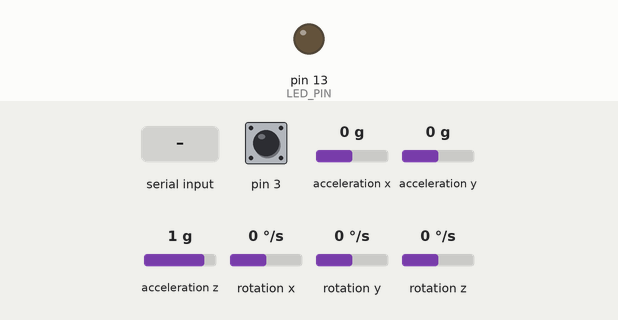
Recording of a sketch running on a simulated Arduino Leonardo, built with avr-gcc and run on an emulated ATmega32U4. Parts: output pins drawn as LEDs (lit = HIGH). Dashed ring = blinking. The inputs (shaded band) are chosen by the test bench; at power-on: acceleration x 0 g, acceleration y 0 g, acceleration z 1 g, rotation z 0 °/s, pin 3 HIGH, rotation x 0 °/s, rotation y 0 °/s. The sensor or clock chip raises its interrupt line as the real part does; what the sketch prints to the serial monitor is not drawn.

Above: at 0.8 s.
0.9 s: "1\n" received over Serial
At 1.56 s:
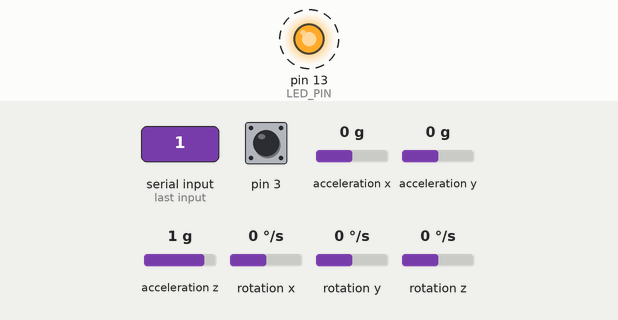
3.9 s: acceleration x set to -1.4 g
6.9 s: acceleration y set to -1.4 g
9.9 s: acceleration z set to -1.4 g
12.9 s: rotation z set to -192 °/s
Timing chart, 0 to 16.9 s (numbered marks = the images above; inputs shaded):
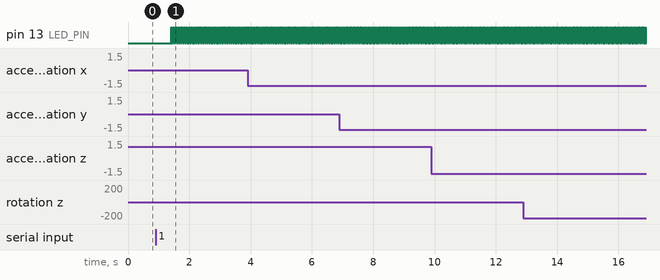

Measured:
- after the input at 0.9 s, pin 13 (LED_PIN): alternates HIGH for 0.01 s and LOW for 0.01 s, starting after 0.52 s

The sketch:

MPU6050_DMP6.ino
```cpp
// I2C device class (I2Cdev) demonstration Arduino sketch for MPU6050 class using DMP (MotionApps v2.0)
// 6/21/2012 by Jeff Rowberg <jeff@rowberg.net>
// Updates should (hopefully) always be available at https://github.com/jrowberg/i2cdevlib
//
// Changelog:
//      2013-05-08 - added seamless Fastwire support
//                 - added note about gyro calibration
//      2012-06-21 - added note about Arduino 1.0.1 + Leonardo compatibility error
//      2012-06-20 - improved FIFO overflow handling and simplified read process
//      2012-06-19 - completely rearranged DMP initialization code and simplification
//      2012-06-13 - pull gyro and accel data from FIFO packet instead of reading directly
//      2012-06-09 - fix broken FIFO read sequence and change interrupt detection to RISING
//      2012-06-05 - add gravity-compensated initial reference frame acceleration output
//                 - add 3D math helper file to DMP6 example sketch
//                 - add Euler output and Yaw/Pitch/Roll output formats
//      2012-06-04 - remove accel offset clearing for better results (thanks Sungon Lee)
//      2012-06-01 - fixed gyro sensitivity to be 2000 deg/sec instead of 250
//      2012-05-30 - basic DMP initialization working

/* ============================================
I2Cdev device library code is placed under the MIT license
Copyright (c) 2012 Jeff Rowberg

Permission is hereby granted, free of charge, to any person obtaining a copy
of this software and associated documentation files (the "Software"), to deal
in the Software without restriction, including without limitation the rights
to use, copy, modify, merge, publish, distribute, sublicense, and/or sell
copies of the Software, and to permit persons to whom the Software is
furnished to do so, subject to the following conditions:

The above copyright notice and this permission notice shall be included in
all copies or substantial portions of the Software.

THE SOFTWARE IS PROVIDED "AS IS", WITHOUT WARRANTY OF ANY KIND, EXPRESS OR
IMPLIED, INCLUDING BUT NOT LIMITED TO THE WARRANTIES OF MERCHANTABILITY,
FITNESS FOR A PARTICULAR PURPOSE AND NONINFRINGEMENT. IN NO EVENT SHALL THE
AUTHORS OR COPYRIGHT HOLDERS BE LIABLE FOR ANY CLAIM, DAMAGES OR OTHER
LIABILITY, WHETHER IN AN ACTION OF CONTRACT, TORT OR OTHERWISE, ARISING FROM,
OUT OF OR IN CONNECTION WITH THE SOFTWARE OR THE USE OR OTHER DEALINGS IN
THE SOFTWARE.
===============================================
*/

// I2Cdev and MPU6050 must be installed as libraries, or else the .cpp/.h files
// for both classes must be in the include path of your project
#include "I2Cdev.h"

#include "MPU6050_6Axis_MotionApps20.h"
//#include "MPU6050.h" // not necessary if using MotionApps include file

// Arduino Wire library is required if I2Cdev I2CDEV_ARDUINO_WIRE implementation
// is used in I2Cdev.h
#if I2CDEV_IMPLEMENTATION == I2CDEV_ARDUINO_WIRE
    #include "Wire.h"
#endif

// class default I2C address is 0x68
// specific I2C addresses may be passed as a parameter here
// AD0 low = 0x68 (default for SparkFun breakout and InvenSense evaluation board)
// AD0 high = 0x69
MPU6050 mpu;
//MPU6050 mpu(0x69); // <-- use for AD0 high

/* =========================================================================
   NOTE: In addition to connection 3.3v, GND, SDA, and SCL, this sketch
   depends on the MPU-6050's INT pin being connected to the Arduino's
   external interrupt #0 pin. On the Arduino Uno and Mega 2560, this is
   digital I/O pin 2.
 * ========================================================================= */

/* =========================================================================
   NOTE: Arduino v1.0.1 with the Leonardo board generates a compile error
   when using Serial.write(buf, len). The Teapot output uses this method.
   The solution requires a modification to the Arduino USBAPI.h file, which
   is fortunately simple, but annoying. This will be fixed in the next IDE
   release. For more info, see these links:

   http://arduino.cc/forum/index.php/topic,109987.0.html
   http://code.google.com/p/arduino/issues/detail?id=958
 * ========================================================================= */


// uncomment "OUTPUT_READABLE_QUATERNION" if you want to see the actual
// quaternion components in a [w, x, y, z] format (not best for parsing
// on a remote host such as Processing or something though)
//#define OUTPUT_READABLE_QUATERNION

// uncomment "OUTPUT_READABLE_EULER" if you want to see Euler angles
// (in degrees) calculated from the quaternions coming from the FIFO.
// Note that Euler angles suffer from gimbal lock (for more info, see
// http://en.wikipedia.org/wiki/Gimbal_lock)
//#define OUTPUT_READABLE_EULER

// uncomment "OUTPUT_READABLE_YAWPITCHROLL" if you want to see the yaw/
// pitch/roll angles (in degrees) calculated from the quaternions coming
// from the FIFO. Note this also requires gravity vector calculations.
// Also note that yaw/pitch/roll angles suffer from gimbal lock (for
// more info, see: http://en.wikipedia.org/wiki/Gimbal_lock)
#define OUTPUT_READABLE_YAWPITCHROLL

// uncomment "OUTPUT_READABLE_REALACCEL" if you want to see acceleration
// components with gravity removed. This acceleration reference frame is
// not compensated for orientation, so +X is always +X according to the
// sensor, just without the effects of gravity. If you want acceleration
// compensated for orientation, us OUTPUT_READABLE_WORLDACCEL instead.
//#define OUTPUT_READABLE_REALACCEL

// uncomment "OUTPUT_READABLE_WORLDACCEL" if you want to see acceleration
// components with gravity removed and adjusted for the world frame of
// reference (yaw is relative to initial orientation, since no magnetometer
// is present in this case). Could be quite handy in some cases.
//#define OUTPUT_READABLE_WORLDACCEL

// uncomment "OUTPUT_TEAPOT" if you want output that matches the
// format used for the InvenSense teapot demo
#define OUTPUT_TEAPOT


#define LED_PIN 13 // (Arduino is 13, Teensy is 11, Teensy++ is 6)
bool blinkState = false;
　
// MPU control/status vars
bool dmpReady = false;  // set true if DMP init was successful
uint8_t mpuIntStatus;   // holds actual interrupt status byte from MPU
uint8_t devStatus;      // return status after each device operation (0 = success, !0 = error)
uint16_t packetSize;    // expected DMP packet size (default is 42 bytes)
uint16_t fifoCount;     // count of all bytes currently in FIFO
uint8_t fifoBuffer[64]; // FIFO storage buffer

// orientation/motion vars
Quaternion q;           // [w, x, y, z]         quaternion container
VectorInt16 aa;         // [x, y, z]            accel sensor measurements
VectorInt16 aaReal;     // [x, y, z]            gravity-free accel sensor measurements
VectorInt16 aaWorld;    // [x, y, z]            world-frame accel sensor measurements
VectorFloat gravity;    // [x, y, z]            gravity vector
float euler[3];         // [psi, theta, phi]    Euler angle container
float ypr[3];           // [yaw, pitch, roll]   yaw/pitch/roll container and gravity vector

// packet structure for InvenSense teapot demo
uint8_t teapotPacket[14] = { '$', 0x02, 0,0, 0,0, 0,0, 0,0, 0x00, 0x00, '\r', '\n' };


// ================================================================
// ===               INTERRUPT DETECTION ROUTINE                ===
// ================================================================

volatile bool mpuInterrupt = false;     // indicates whether MPU interrupt pin has gone high
void dmpDataReady() {
    mpuInterrupt = true;
}


// ================================================================
// ===                      INITIAL SETUP                       ===
// ================================================================

void setup() {
    // join I2C bus (I2Cdev library doesn't do this automatically)
    #if I2CDEV_IMPLEMENTATION == I2CDEV_ARDUINO_WIRE
        Wire.begin();
        TWBR = 24; // 400kHz I2C clock (200kHz if CPU is 8MHz)
    #elif I2CDEV_IMPLEMENTATION == I2CDEV_BUILTIN_FASTWIRE
        Fastwire::setup(400, true);
    #endif

    // initialize serial communication
    // (115200 chosen because it is required for Teapot Demo output, but it's
    // really up to you depending on your project)
    Serial.begin(115200);
    while (!Serial); // wait for Leonardo enumeration, others continue immediately

    // NOTE: 8MHz or slower host processors, like the Teensy @ 3.3v or Ardunio
    // Pro Mini running at 3.3v, cannot handle this baud rate reliably due to
    // the baud timing being too misaligned with processor ticks. You must use
    // 38400 or slower in these cases, or use some kind of external separate
    // crystal solution for the UART timer.

    // initialize device
    Serial.println(F("Initializing I2C devices..."));
    mpu.initialize();

    // verify connection
    Serial.println(F("Testing device connections..."));
    Serial.println(mpu.testConnection() ? F("MPU6050 connection successful") : F("MPU6050 connection failed"));

    // wait for ready
    Serial.println(F("\nSend any character to begin DMP programming and demo: "));
    while (Serial.available() && Serial.read()); // empty buffer
    while (!Serial.available());                 // wait for data
    while (Serial.available() && Serial.read()); // empty buffer again

    // load and configure the DMP
    Serial.println(F("Initializing DMP..."));
    devStatus = mpu.dmpInitialize();

    // supply your own gyro offsets here, scaled for min sensitivity
    mpu.setXGyroOffset(130);
    mpu.setYGyroOffset(-7);
    mpu.setZGyroOffset(-45);
    mpu.setXAccelOffset(-1423);
   mpu.setYAccelOffset(-1373);
  mpu.setZAccelOffset(1072);
    // make sure it worked (returns 0 if so)
    if (devStatus == 0) {
        // turn on the DMP, now that it's ready
        Serial.println(F("Enabling DMP..."));
        mpu.setDMPEnabled(true);

        // enable Arduino interrupt detection
        Serial.println(F("Enabling interrupt detection (Arduino external interrupt 0)..."));
        attachInterrupt(0, dmpDataReady, RISING);
        mpuIntStatus = mpu.getIntStatus();

        // set our DMP Ready flag so the main loop() function knows it's okay to use it
        Serial.println(F("DMP ready! Waiting for first interrupt..."));
        dmpReady = true;

        // get expected DMP packet size for later comparison
        packetSize = mpu.dmpGetFIFOPacketSize();
    } else {
        // ERROR!
        // 1 = initial memory load failed
        // 2 = DMP configuration updates failed
        // (if it's going to break, usually the code will be 1)
        Serial.print(F("DMP Initialization failed (code "));
        Serial.print(devStatus);
        Serial.println(F(")"));
    }

    // configure LED for output
    pinMode(LED_PIN, OUTPUT);
}


// ================================================================
// ===                    MAIN PROGRAM LOOP                     ===
// ================================================================

void loop() {
    // if programming failed, don't try to do anything
    if (!dmpReady) return;

    // wait for MPU interrupt or extra packet(s) available
   /* while (!mpuInterrupt && fifoCount < packetSize) {
        // other program behavior stuff here
        // .
        // .
        // .
        // if you are really paranoid you can frequently test in between other
        // stuff to see if mpuInterrupt is true, and if so, "break;" from the
        // while() loop to immediately process the MPU data
        // .
        // .
        // .
    }*/

    // reset interrupt flag and get INT_STATUS byte
    mpuInterrupt = false;
    mpuIntStatus = mpu.getIntStatus();

    // get current FIFO count
    fifoCount = mpu.getFIFOCount();

    // check for overflow (this should never happen unless our code is too inefficient)
    if ((mpuIntStatus & 0x10) || fifoCount == 1024) {
        // reset so we can continue cleanly
        mpu.resetFIFO();
        Serial.println(F("FIFO overflow!"));

    // otherwise, check for DMP data ready interrupt (this should happen frequently)
    } //else if (mpuIntStatus & 0x02) {
        // wait for correct available data length, should be a VERY short wait
        while (fifoCount < packetSize) fifoCount = mpu.getFIFOCount();

        // read a packet from FIFO
        mpu.getFIFOBytes(fifoBuffer, packetSize);

        // track FIFO count here in case there is > 1 packet available
        // (this lets us immediately read more without waiting for an interrupt)
        fifoCount -= packetSize;

        #ifdef OUTPUT_READABLE_QUATERNION
            // display quaternion values in easy matrix form: w x y z
            mpu.dmpGetQuaternion(&q, fifoBuffer);
            Serial.print("quat\t");
            Serial.print(q.w);
            Serial.print("\t");
            Serial.print(q.x);
            Serial.print("\t");
            Serial.print(q.y);
            Serial.print("\t");
            Serial.println(q.z);
        #endif

        #ifdef OUTPUT_READABLE_EULER
            // display Euler angles in degrees
            mpu.dmpGetQuaternion(&q, fifoBuffer);
            mpu.dmpGetEuler(euler, &q);
            Serial.print("euler\t");
            Serial.print(euler[0] * 180/M_PI);
            Serial.print("\t");
            Serial.print(euler[1] * 180/M_PI);
            Serial.print("\t");
            Serial.println(euler[2] * 180/M_PI);
        #endif

        #ifdef OUTPUT_READABLE_YAWPITCHROLL
            // display Euler angles in degrees
            mpu.dmpGetQuaternion(&q, fifoBuffer);
            mpu.dmpGetGravity(&gravity, &q);
            mpu.dmpGetYawPitchRoll(ypr, &q, &gravity);
            Serial.print("ypr\t");
            Serial.print(ypr[0] * 180/M_PI);
            Serial.print("\t");
            Serial.print(ypr[1] * 180/M_PI);
            Serial.print("\t");
            Serial.println(ypr[2] * 180/M_PI);
        #endif

        #ifdef OUTPUT_READABLE_REALACCEL
            // display real acceleration, adjusted to remove gravity
            mpu.dmpGetQuaternion(&q, fifoBuffer);
            mpu.dmpGetAccel(&aa, fifoBuffer);
            mpu.dmpGetGravity(&gravity, &q);
            mpu.dmpGetLinearAccel(&aaReal, &aa, &gravity);
            Serial.print("areal\t");
            Serial.print(aaReal.x);
            Serial.print("\t");
            Serial.print(aaReal.y);
            Serial.print("\t");
            Serial.println(aaReal.z);
        #endif

        #ifdef OUTPUT_READABLE_WORLDACCEL
            // display initial world-frame acceleration, adjusted to remove gravity
            // and rotated based on known orientation from quaternion
            mpu.dmpGetQuaternion(&q, fifoBuffer);
            mpu.dmpGetAccel(&aa, fifoBuffer);
            mpu.dmpGetGravity(&gravity, &q);
            mpu.dmpGetLinearAccel(&aaReal, &aa, &gravity);
            mpu.dmpGetLinearAccelInWorld(&aaWorld, &aaReal, &q);
            Serial.print("aworld\t");
            Serial.print(aaWorld.x);
            Serial.print("\t");
            Serial.print(aaWorld.y);
            Serial.print("\t");
            Serial.println(aaWorld.z);
        #endif

        #ifdef OUTPUT_TEAPOT
            // display quaternion values in InvenSense Teapot demo format:
            teapotPacket[2] = fifoBuffer[0];
            teapotPacket[3] = fifoBuffer[1];
            teapotPacket[4] = fifoBuffer[4];
            teapotPacket[5] = fifoBuffer[5];
            teapotPacket[6] = fifoBuffer[8];
            teapotPacket[7] = fifoBuffer[9];
            teapotPacket[8] = fifoBuffer[12];
            teapotPacket[9] = fifoBuffer[13];
            Serial.write(teapotPacket, 14);
            teapotPacket[11]++; // packetCount, loops at 0xFF on purpose
        #endif

        // blink LED to indicate activity
        blinkState = !blinkState;
        digitalWrite(LED_PIN, blinkState);
    //}
}
```
